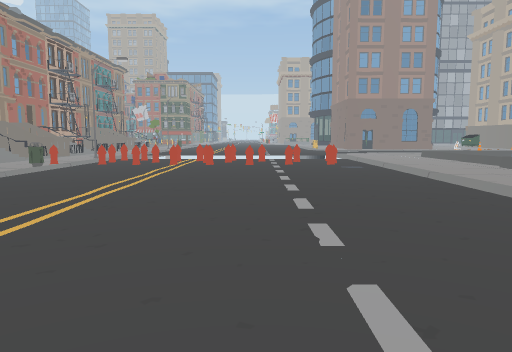
View 1 (above)

24 first-person views from a walk through a Unity game level. The camera is 1.4 m above the floor, tilts 6° down and sees 70° across. The floor is counted in squares, 2 m on a side. Each view is taken from the middle of a square. On the plan, view 1 faces up. The plan holds only what a view shows up to about 11 squares ahead; the rest is blank. The place goes on beyond the plan. The player is left out. Some surface patterns are stand-ins.

View 2
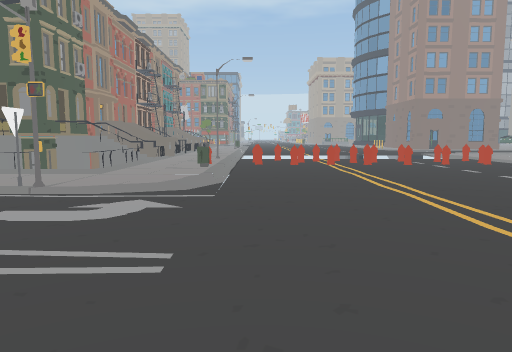

View 3
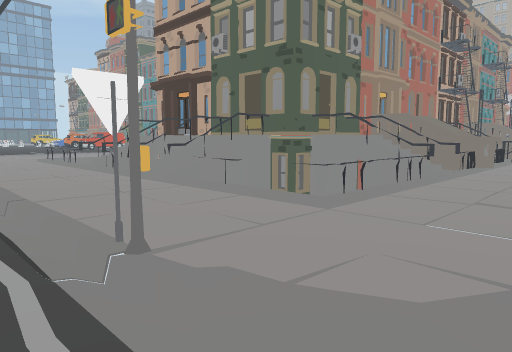

View 4
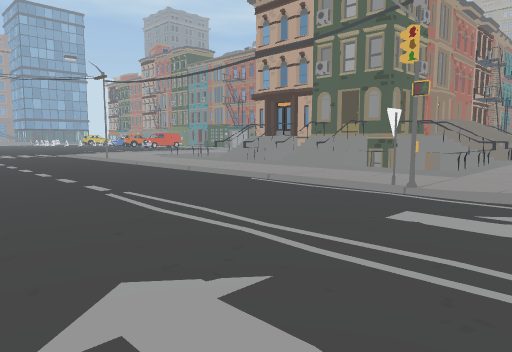

View 5
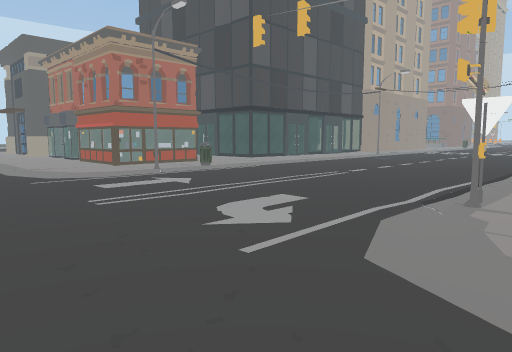

View 6
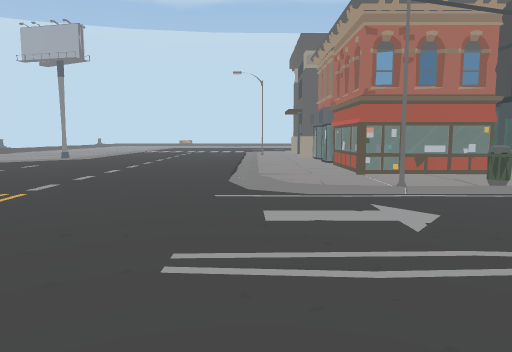

View 7
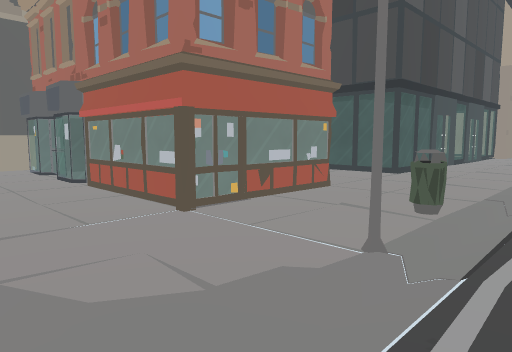

View 8
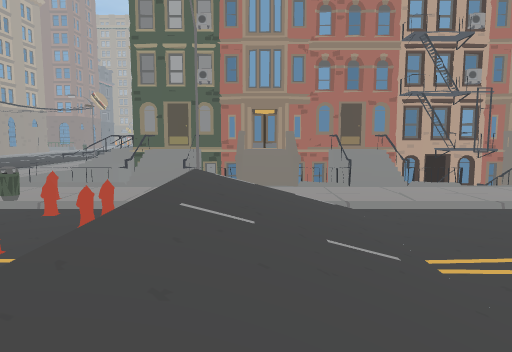

View 9
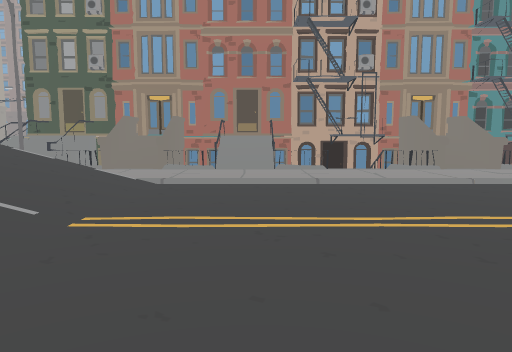

View 10
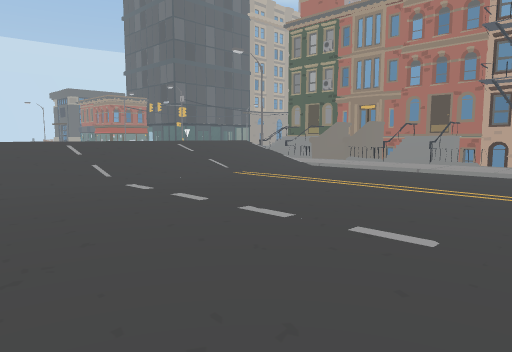

View 11
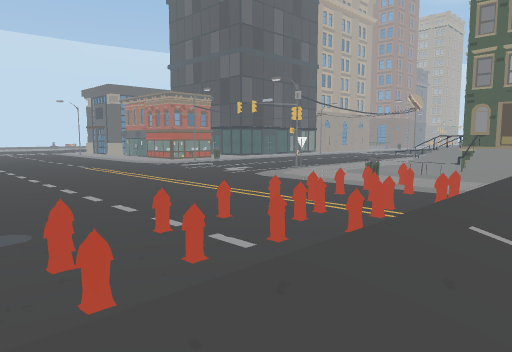

View 12
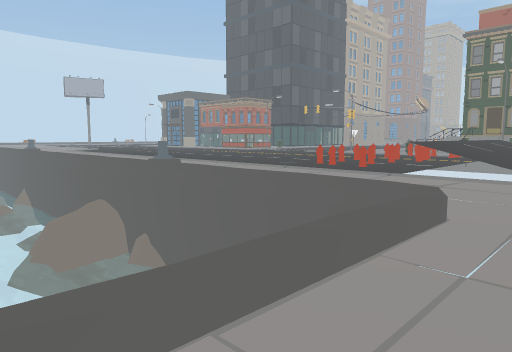

View 13
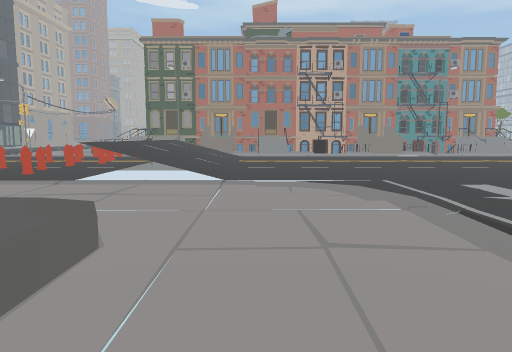

View 14
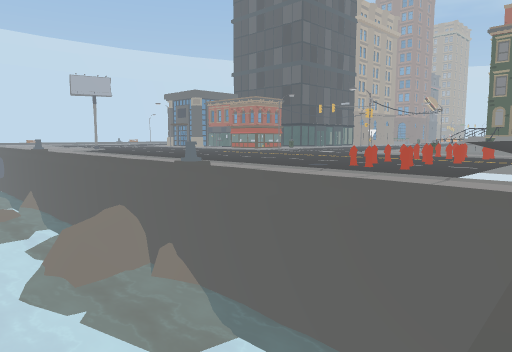

View 15
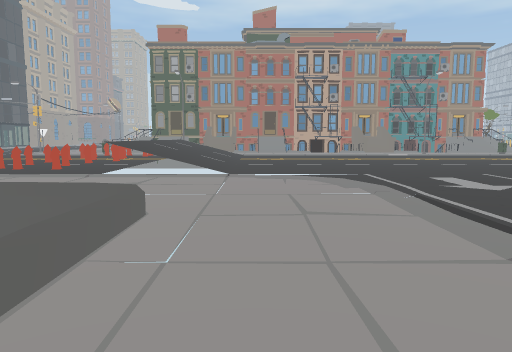

View 16
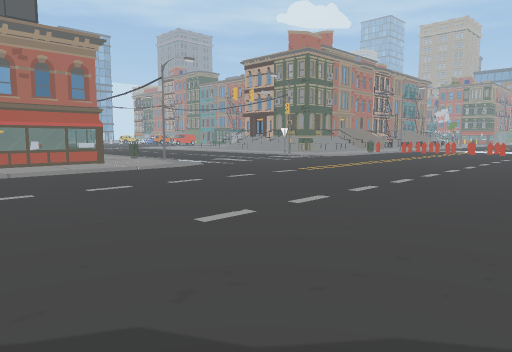

View 17
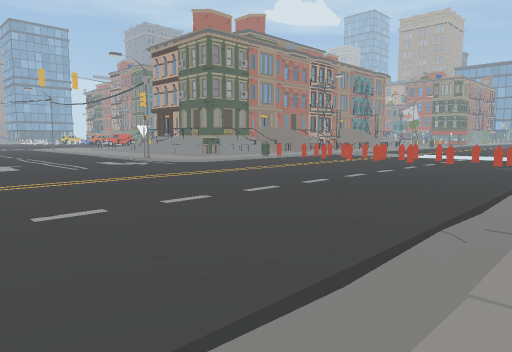

View 18
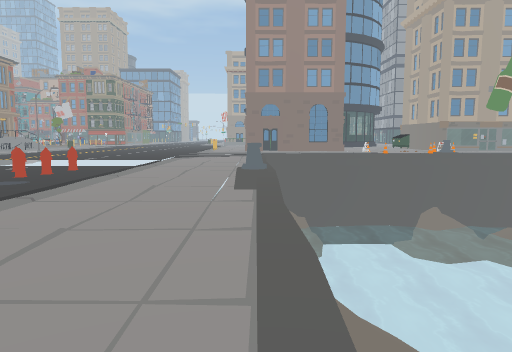

View 19
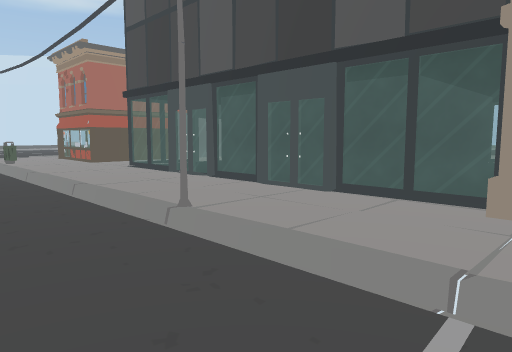

View 20
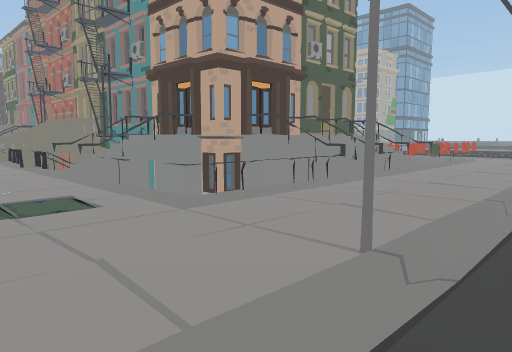

View 21
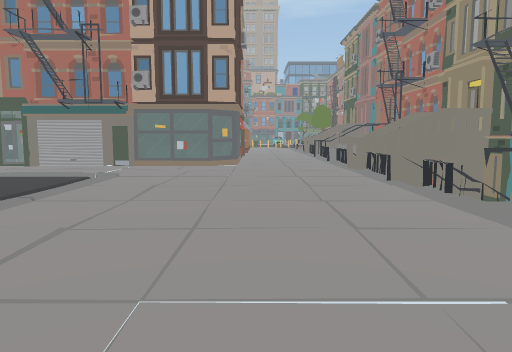

View 22
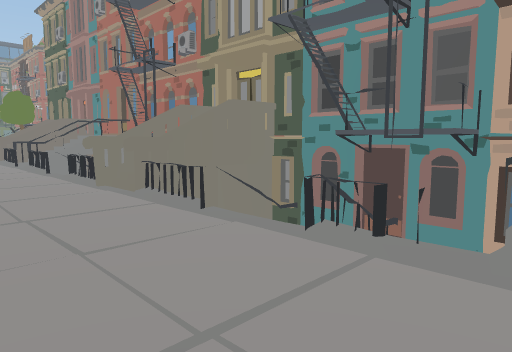

View 23
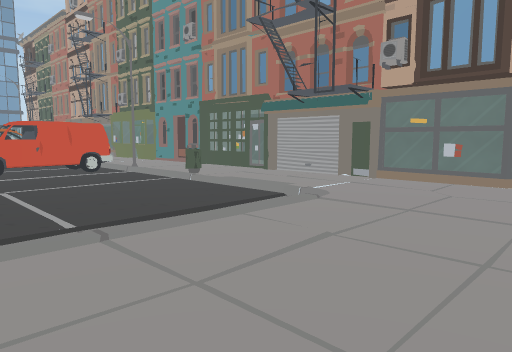

View 24
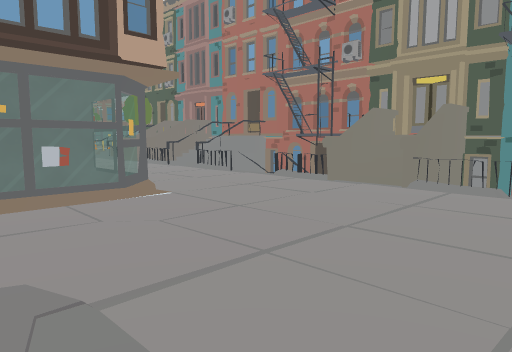

### Floor plan
Key: @ floor where view 1 was taken; # wall or solid block; x gap in a wall; . main floor; : floor 0.25 m higher than the main floor; - floor 1.5 m lower than the main floor; + floor 1.5 m higher than the main floor; / step, stairs or slope; = window, fence, low wall or low ledge; v drop or lower ground; O other object.
Columns run from 27 left of view 1 to 10 right of it. Each row starts with its distance up from view 1.
 20      ##=  #=/O   ####    ......
 19 O    ##=  ## O   O ##  ..........
 18 OOO  #:=  .  O   O /.  ...........
 17 OOOOO#==  #  #O  #  #  .........//
 16      ...  /#x#   #+//  ......../.
 15 # O  /..  ##/#   ##==  .......//.   ..
 14 O..../..  ##xO   #O##  ////////  .vv .
 13 O..../    ./-O   #+//  ////////  vvv
 12 O..../    #  #O  #v v #////////
 11         . //##   #+//  OOOO..O/
 10           =v######vv=  OO.OOOO/
  9          .v  ##v+vv vOOOOOOOOO/
  8         ..v  v/ /v  =  ......./
  7          ./=v=/v/#/////......./
  6                     ../......./
  5           #        .OO//....../
  4         ....................../
  3          ...................../  /
  2           ..................../
  1        ....  ................./
  0         ...................@../
 -1           #        O#//......./.
 -2                     ../.......
 -3         O==#====  ===./.......
 -4         O......=  #:=  ......./
 -5         O#######  # O  ......./
 -6          #    ##  OOO  ......./
 -7          #        OOO  ........

Positions as (right, up) in squares from view 1, and headings:
1: (0, 0), facing up
2: (-4, 0), facing up
3: (-5, 4), facing up-left
4: (-5, 0), facing up-left
5: (-3, 6), facing down-left
6: (-5, 4), facing down
7: (-5, 0), facing down-left
8: (1, 13), facing left
9: (1, 16), facing left
10: (3, 20), facing down-left
11: (3, 13), facing down-left
12: (10, 15), facing down-left
13: (9, 15), facing left
14: (10, 14), facing down-left
15: (10, 15), facing left
16: (3, -7), facing up-left
17: (4, -1), facing up-left
18: (6, 3), facing up
19: (-20, 1), facing down-right
20: (-19, 4), facing up-right
21: (-19, 8), facing up
22: (-19, 11), facing up-right
23: (-19, 11), facing up-left
24: (-22, 13), facing up-right
